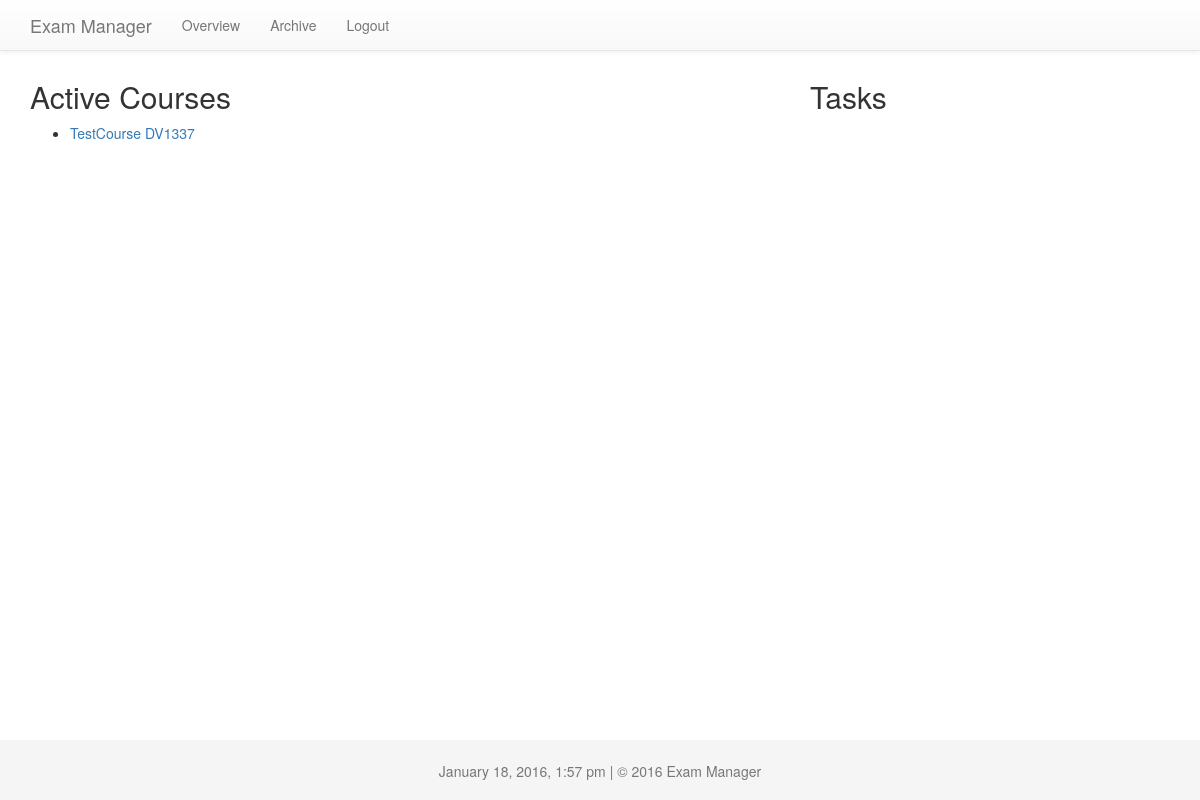
Page / (signed in) on the earlier database version.
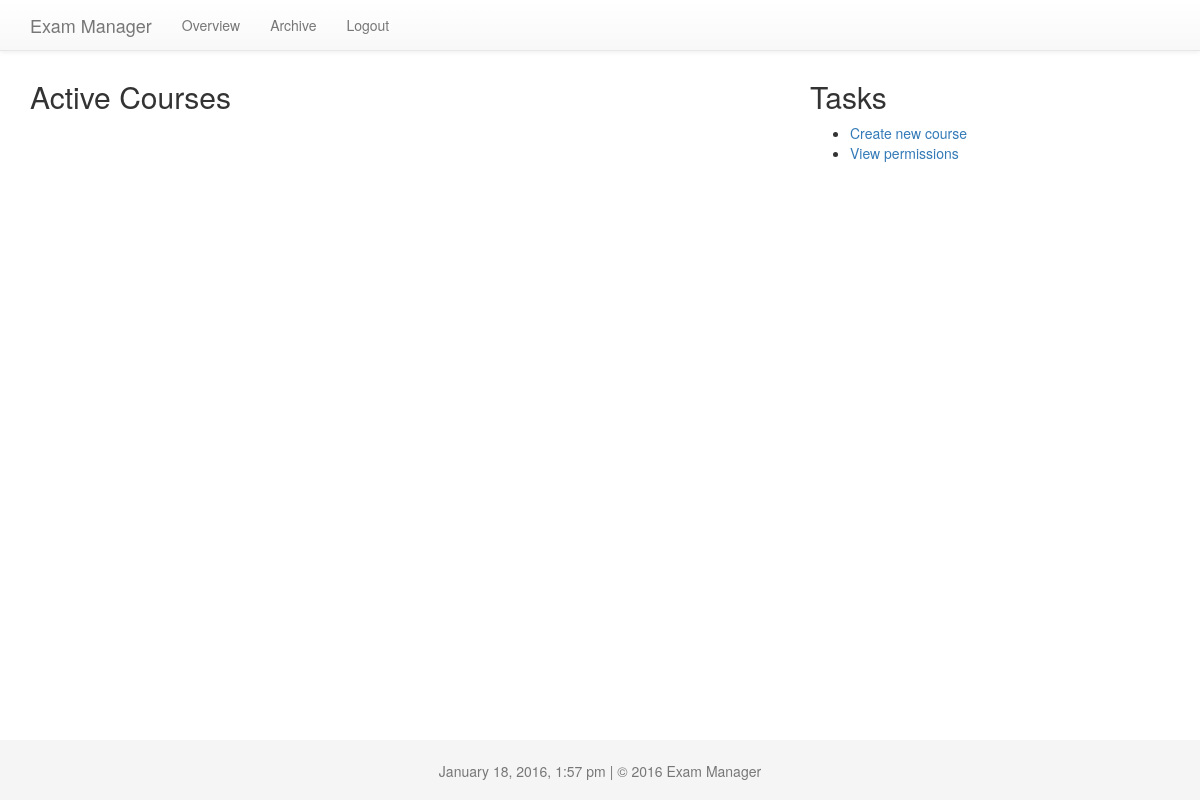
Same page on the later database version.
### tables this page shows
CREATE TABLE IF NOT EXISTS `courses` (
    `id` INT UNSIGNED NOT NULL AUTO_INCREMENT COMMENT 'auto incrementing id',
    `name` VARCHAR(64) NOT NULL COMMENT 'name of the course',
    `deadlines` VARCHAR(64) DEFAULT 'a:0:{}' COMMENT 'array with the course\'s dates for dealines',
    `projects` VARCHAR(128) DEFAULT 'a:0:{}' COMMENT 'projects assosiated with the course',
    `select_project` INT NOT NULL COMMENT 'decides if reviewers can select projects from course',
    `admins` VARCHAR(256) DEFAULT 'a:0:{}' COMMENT 'admin users for this course',
    `examinators` VARCHAR(128) DEFAULT 'a:0:{}' COMMENT 'examinators linked to the course',
    `users` VARCHAR(256) DEFAULT 'a:0:{}' COMMENT 'users assigned to this course',
    `active` INT NOT NULL DEFAULT '1' COMMENT 'decides if reviewers can select projects from course',
    PRIMARY KEY (`id`)
)  AUTO_INCREMENT=1 DEFAULT CHARSET=utf8 COLLATE = utf8_unicode_ci COMMENT='course projects and other data related to each course';

### www/includes/autoloader.php (called while the page is built, shortened)
<?php
  if (version_compare(phpversion(), '5.1.2', '<')) {
    die('Autoloader requires PHP > 5.1.2');
  }
  else if (version_compare(phpversion(), '5.3.0', '<')) {
    function classloader($class){
      $parts = explode('\\', $class);
      require PATH_CLASS . implode('/', $parts) . '.php';
    }
    spl_autoload_register('classloader');
  }
  else {
    spl_autoload_register(function ($class){
      $parts = explode('\\', $class);
    });
  }

### www/includes/classes/Login.php (called while the page is built, shortened)
<?php
class Login
{
    private $user_is_logged_in = false;
    private function loginWithSessionData()
    {
        $this->user_email = $_SESSION['user_email'];
        $this->user_is_logged_in = true;
    }
    public function isUserLoggedIn()
    {
        return $this->user_is_logged_in;
    }
    public function getGravatarImageUrl($email, $s = 80, $d = 'mm', $r = 'g', $atts = array() )
    {
        $url = 'https://www.gravatar.com/avatar/';
        $url .= md5(strtolower(trim($email)));
        $url .= "?s=$s&d=$d&r=$r";
        $url = '<img src="' . $url . '"';
        $url .= ' />';
    }
}

### www/includes/classes/User.php (called while the page is built, shortened)
<?php
class User
{
  protected $dbh = null;
  private $courses = Array();
  public function __construct($id = null)
  {
    try {
      $this->dbh = new PDO('mysql:host='. DB_HOST .';dbname='. DB_NAME . ';charset=utf8', DB_USER, DB_PASS);
    } catch (PDOException $e) {
      throw new Exception(MESSAGE_DATABASE_ERROR . $e->getMessage());
    }
    if ($id == null) {
      $user = $_SESSION['user_id'];
    } else {
      if (intval($id) > 0) {
        $user = intval($id);
      } else {
        throw new Exception("Invalid user ID");
      }
    }
    $sth = $this->dbh->prepare(SQL_SELECT_USER_WHERE_ID);
    $sth->bindParam(':id', $user, PDO::PARAM_INT);
    $sth->execute();
    $result = $sth->fetch(PDO::FETCH_OBJ);
    $this->courses = unserialize($result->user_courses);
  }
  function getCourse( $id = null )
  {
    if ($id === null)
      return $this->courses;
      $id = intval($id);
    return new Course($id, $this->dbh);
  }
}

### www/includes/classes/PrivilegedUser.php (called while the page is built, shortened)
<?php
class PrivilegedUser extends User
{
  public function __construct($id = null) {
    parent::__construct($id);
    $this->initRoles();
  }
  protected function initRoles() {
    $sth = $this->dbh->prepare(SQL_SELECT_USER_JOIN_ROLE_WHERE_ID);
    $sth->bindParam(':user_id', $this->id, PDO::PARAM_INT);
    $sth->execute();
  }
}

### www/includes/classes/Course.php (called while the page is built, shortened)
<?php
class Course
{
  public function __construct($id)
  {
    $this->dbh = $GLOBALS['dbh'];
    $course = intval($id);
    $sth = $this->dbh->prepare(SQL_SELECT_COURSE_WHERE_ID);
    $sth->bindParam(':id', $course, PDO::PARAM_INT);
    $sth->execute();
    $result = $sth->fetch(PDO::FETCH_OBJ);
    $this->id = $result->id;
    $this->name = $result->name;
    $this->active = intval($result->active);
  }
}

### www/views/overview.php (the view, shortened to what this page needs)
<?php
echo '<div class="row">';
echo '<div class="col-md-8">';
echo '<h2>Active Courses</h2>';
echo '<ul>';
foreach ($user->getCourse() as $key => $value) {
  $course = $user->getCourse($value);
  if($course->active == 1){
    echo '<li>';
    echo '<a href="?view=course&cid='.$course->id.'">'.$course->name."</a>";
    echo '</li>';
  }
}
echo '</ul>';
echo '</div>';
echo '<div class="col-md-3">';
echo '<h2>Tasks</h2>';
$list = array();
if ($user->hasPrivilege("canCreateCourse")) {
  $list[] = array('Create new course', '?view=createcourse');
}
if ($user->hasPrivilege("canViewPermissions")) {
  $list[] = array('View permissions', '?view=permissions');
}
printULLink($list);
echo '</div>';
echo '</div>';

### www/index.php (shortened to what this page needs)
<?php
require_once('includes/functions.php');
require_once('includes/functions.php');
require_once('includes/autoloader.php');
$login = new Login();
try {
 $user = new PrivilegedUser();
} catch (Exception $e) {
 echo $e->getMessage();
}
$views = [
  'course',
  'overview',
  'settings',
  'edit',
  'accessdenied',
  'course',
  'projectoverview',
  'addusertocourse',
  'projectreviews',
  'examinatorgrading',
  'reviewplan',
  'reviewthesis',
  'createcourse',
  'createproject',
  'permissions',
  'assigncourseadmin',
  'assignexaminator',
  'assignreviewers',
  'assignedreviewers',
  'selectprojects',
  'selectedprojects',
  'openclose',
  'activate',
  'archive',
  'participants'
];
if ($login->isUserLoggedIn() === true) {
  include_once('includes/header.php');
  if(!isset($_GET['view']))
    include('views/overview.php');
  else if (!in_array($_GET['view'], $views))
    include('views/overview.php');
  else
    include("views/$_GET[view].php");
  include_once('includes/footer.php');
} else {
  header('Location: login.php');
  exit;
}

### www/includes/header.php (shortened to what this page needs)
<!DOCTYPE html>
<html>
<head>
    <link rel="stylesheet" href="/includes/css/stylesheet.css">
    <link rel="stylesheet" href="/includes/css/bootstrap-responsive.min.css">
    <link rel="stylesheet" href="/includes/vendor/twbs/bootstrap/dist/css/bootstrap.min.css">
    <link rel="stylesheet" href="/includes/vendor/twbs/bootstrap/dist/css/bootstrap-theme.min.css">
    <link rel="stylesheet" href="/includes/css/prettify.css">
</head>
<body onload="prettyPrint()">
  <div class="container">
  <?php include_once("includes/menu.php"); ?>

### www/includes/menu.php (shortened to what this page needs)
<?php
  $navigation = [
    [ "Overview", "?view=overview" ],
    [ "Archive","?view=archive" ],
    [ "Logout", "?logout" ]
  ];
if ($login->isUserLoggedIn() === true) {
  echo '<div class="navbar navbar-default navbar-fixed-top">';
  echo '<div class="container">';
  print(
    '<div class="navbar-header">
      <button type="button" class="navbar-toggle collapsed" data-toggle="collapse" data-target="#navbar" aria-expanded="false" aria-controls="navbar">
        <span class="sr-only">Menu</span>
        <span class="icon-bar"></span>
        <span class="icon-bar"></span>
        <span class="icon-bar"></span>
      </button>
      <p class="navbar-brand" style="margin-bottom:0;">'.SITE_NAME.'</p>
    </div>'
  );
  echo  '<div id="navbar" class="collapse navbar-collapse">';
  printMenu($navigation);
  echo  '</div>';
  echo '</div>';
  echo '</div>';
}

### www/includes/functions.php (shortened to what this page needs)
<?php
  function printMenu($navigation, $isDropdown = false) {
    if ($isDropdown) {
      echo '<ul class="dropdown-menu">';
    } else {
      echo '<ul class="nav navbar-nav">';
    }
    foreach ($navigation as $key => $set) {
      $label = $set[0];
      if (isset($set[1])) {
        $value = $set[1];
      }
      else {
        $value = null;
      }
      if (is_array($value)) {
        echo '<li class="dropdown">';
      } else {
        echo '<li>';
      }
      if (is_array($value)) {
        echo '<a href=\"#\" class="dropdown-toggle" data-toggle="dropdown" role="button" aria-haspopup="true" aria-expanded="false">'.$label.'<span class="caret"></span></a>';
        printMenu($value, true);
      } else {
        echo "<a href=\"$value\">$label</a>";
      }
      echo '</li>';
    }
    echo '</ul>';
  }
  function printULLink( $list ) {
    if ($list == null || $list == array()) {
      return;
    }
    echo '<ul>';
    foreach ($list as $key => $set) {
      $label = $set[0];
      if (isset($set[1])) {
        $value = $set[1];
      }
      else {
        $value = null;
      }
      echo '<li>';
      if (is_array($value)) {
        echo "<a href=\"#\">$label</a>";
        printULLink($value);
      } else {
        echo "<a href=\"$value\">$label</a>";
      }
      echo '</li>';
    }
    echo '</ul>';
  }

### www/includes/footer.php (shortened to what this page needs)
      </div>
    <footer class="navbar navbar-fixed-bottom footer">
      <div class="container">
        <p class="text-muted"><?php echo date("F j, Y, g:i a"); ?> | &copy; <?php echo date("Y "); echo SITE_NAME; ?></p>
      </div>
    </footer>
  </body>
</html>

### www/includes/css/stylesheet.css (style rules this page uses)
body, html { margin: 0; padding: 0; border: none; }
body { padding-bottom: 60px; }
.footer { height: 60px; text-align: center; background-color: #f5f5f5; }
body > .container { padding: 60px 15px 0; }
.container .text-muted { margin: 20px 0; }
.footer > .container { padding-right: 15px; padding-left: 15px; }

Differences in the rows shown:
removed courses: name "TestCourse DV1337"
Other differences:
new list line: "Create new course"
new list line: "View permissions"
